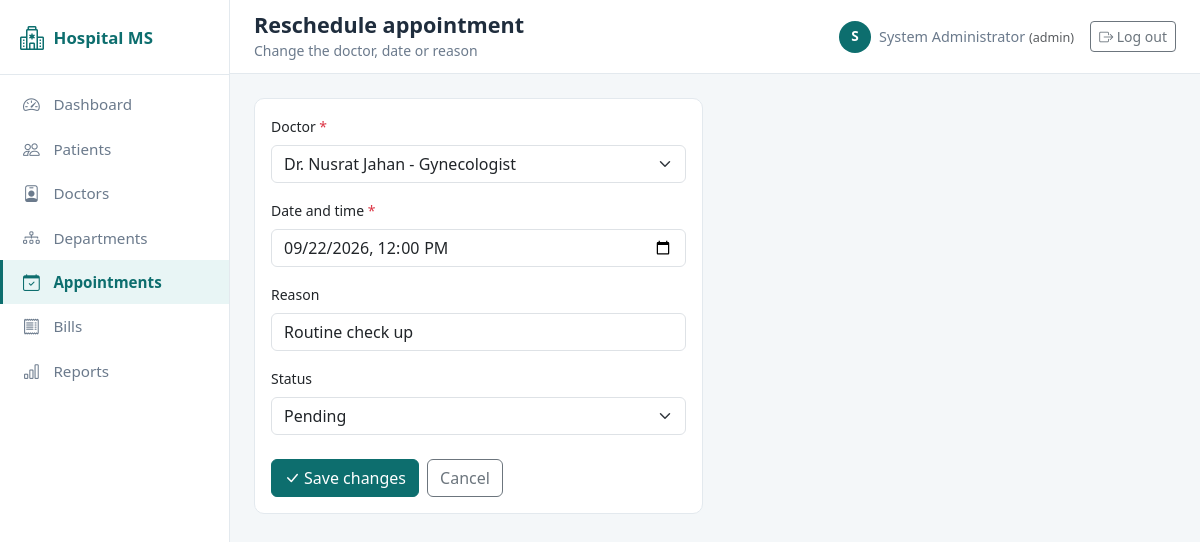
The app's page /appointments/edit.php?id=2 (signed in) with its own data.
### tables this page shows
CREATE TABLE appointments (
    appointment_id INT AUTO_INCREMENT PRIMARY KEY,
    patient_id     INT NOT NULL,
    doctor_id      INT NOT NULL,
    scheduled_for  DATETIME NOT NULL,
    reason         VARCHAR(200) DEFAULT NULL,
    status         ENUM('pending','done','cancelled') NOT NULL DEFAULT 'pending',
    created_at     DATETIME NOT NULL DEFAULT CURRENT_TIMESTAMP,
    CONSTRAINT fk_app_patient FOREIGN KEY (patient_id)
        REFERENCES patients(patient_id) ON DELETE CASCADE ON UPDATE CASCADE,
    CONSTRAINT fk_app_doctor FOREIGN KEY (doctor_id)
        REFERENCES doctors(doctor_id) ON DELETE CASCADE ON UPDATE CASCADE
);

### includes/functions.php (called while the page is built, shortened)
<?php
function e($text)
{
    return htmlspecialchars($text ?? "", ENT_QUOTES, "UTF-8");
}
function fetch_all($conn, $sql, $params = [], $types = "")
{
    $stmt = mysqli_prepare($conn, $sql);
    if ($params) {
        if ($types === "") {
            $types = str_repeat("s", count($params));
        }
        mysqli_stmt_bind_param($stmt, $types, ...$params);
    }
    mysqli_stmt_execute($stmt);
    $result = mysqli_stmt_get_result($stmt);
    $rows = [];
    while ($row = mysqli_fetch_assoc($result)) {
        $rows[] = $row;
    }
    return $rows;
}
function fetch_one($conn, $sql, $params = [], $types = "")
{
    $rows = fetch_all($conn, $sql, $params, $types);
    return $rows ? $rows[0] : null;
}
?>

### appointments/edit.php (the view, shortened to what this page needs)
<?php
require_once __DIR__ . "/../includes/auth.php";
$id = isset($_GET["id"]) ? (int) $_GET["id"] : 0;
$data = fetch_one($conn, "SELECT * FROM appointments WHERE appointment_id = ?", [$id]);
$doctors = fetch_all($conn, "SELECT doctor_id, name, specialization FROM doctors ORDER BY name");
$when_value = date("Y-m-d\TH:i", strtotime($data["scheduled_for"]));
require_once __DIR__ . "/../includes/header.php";
?>
<div class="row">
  <div class="col-lg-6">
    <div class="card">
      <div class="card-body">
        <form method="post">
          <div class="mb-3">
            <label class="form-label">Doctor <span class="text-danger">*</span></label>
            <select name="doctor_id" class="form-select" required>
              <?php foreach ($doctors as $d) { ?>
                <option value="<?php echo $d["doctor_id"]; ?>" <?php echo $data["doctor_id"] == $d["doctor_id"] ? "selected" : ""; ?>>
                  Dr. <?php echo e($d["name"]) . " - " . e($d["specialization"]); ?>
                </option>
              <?php } ?>
            </select>
          </div>
          <div class="mb-3">
            <label class="form-label">Date and time <span class="text-danger">*</span></label>
            <input type="datetime-local" name="scheduled_for" class="form-control" value="<?php echo e($when_value); ?>" required>
          </div>
          <div class="mb-3">
            <label class="form-label">Reason</label>
            <input type="text" name="reason" class="form-control" value="<?php echo e($data["reason"]); ?>">
          </div>
          <div class="mb-3">
            <label class="form-label">Status</label>
            <select name="status" class="form-select">
              <?php foreach (["pending", "done", "cancelled"] as $s) { ?>
                <option value="<?php echo $s; ?>" <?php echo $data["status"] == $s ? "selected" : ""; ?>><?php echo ucfirst($s); ?></option>
              <?php } ?>
            </select>
          </div>
          <div class="d-flex gap-2 pt-2">
            <button type="submit" class="btn btn-primary"><i class="bi bi-check-lg me-1"></i>Save changes</button>
            <a href="view.php?id=<?php echo $id; ?>" class="btn btn-outline-secondary">Cancel</a>
          </div>
        </form>
      </div>
    </div>
  </div>
</div>
<?php require_once __DIR__ . "/../includes/footer.php"; ?>

### assets/css/style.css (style rules this page uses)
:root { --hms-primary: #0d6e6e; --hms-primary-dark: #0a5757; --hms-accent: #e8f5f5; --hms-ink: #1f2d3d; --hms-muted: #6b7a8c; --hms-bg: #f4f7f9; --hms-border: #e3e9ee; }
body { background: var(--hms-bg); color: var(--hms-ink); font-size: 0.95rem; }
.card { border: 1px solid var(--hms-border); border-radius: 10px; }
.btn-primary { background: var(--hms-primary); border-color: var(--hms-primary); }
.form-label { font-weight: 500; font-size: 0.875rem; }

### records on screen
appointments: doctor_id "Dr. Nusrat Jahan - Gynecologist", scheduled_for "09/22/2026 12:00", reason "Routine check up", status "Pending"

### other values on screen
$page_heading "Reschedule appointment"
$page_subheading "Change the doctor, date or reason"
substr($current_user["full_name"], 0, 1) "S"
$current_user["full_name"] "System Administrator"
$current_user["role"] "admin"
